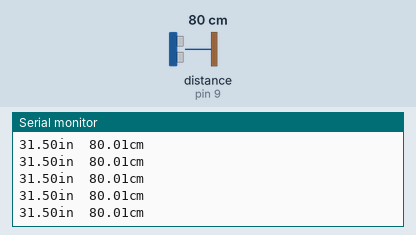
The sketch below on a simulated Arduino Uno, built with avr-gcc and run on an emulated ATmega328P. Parts: the last lines printed to the serial monitor. Wiring (inferred from the names in the program): ultrasonic range finder: trigger pin 8; echo pin 9. The test bench sets the inputs (shaded band); at power-on: distance to the obstacle (sensor on pin 9) 80 cm. The echo pulse lasts 58.3 µs per cm.

Above: at 1.2 s.
1.3 s: distance to the obstacle (sensor on pin 9) set to 60 cm
At 2.1 s:
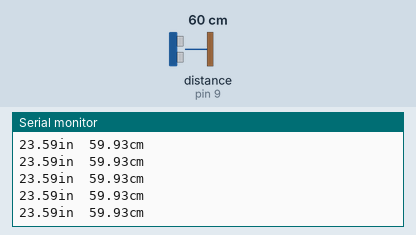
4.3 s: distance to the obstacle (sensor on pin 9) set to 4 cm
At 5.0 s:
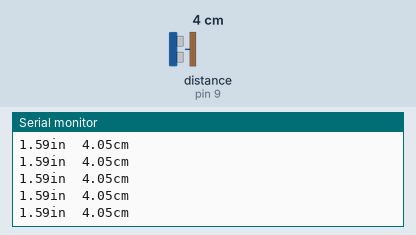
Timing chart, 0 to 7.3 s (numbered marks = the images above; inputs shaded):
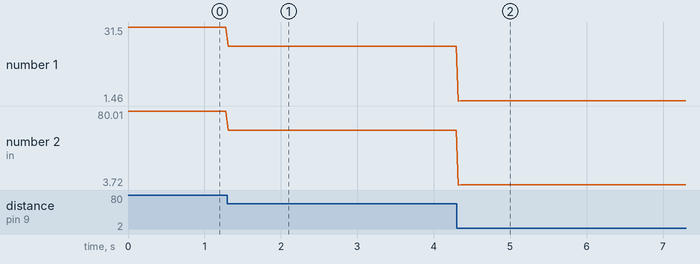

Measured:
- after the input at 1.3 s, the serial monitor: prints a new line at once (image 1)
- after the input at 4.3 s, the serial monitor: prints a new line at once (image 2)
- plotted number 1: 31.5 → 23.59 after the input at 1.3 s, 23.59 → 1.59 after the input at 4.3 s
- plotted number 2: 80.01 → 59.93 after the input at 1.3 s, 59.93 → 4.05 after the input at 4.3 s

The sketch:

2-UltrasonicHighRes.ino
```cpp
const int pingTriger = 8;
const int pingEcho = 9;

void setup() {
  Serial.begin(9600);
  pinMode(pingTriger, OUTPUT);
  pinMode(pingEcho, INPUT);
}

void loop() {

  float cm = calculateDistanceInCentimeters();
  float inches = cm / 2.54;

  Serial.print(inches);
  Serial.print("in\t");
  Serial.print(cm);
  Serial.print("cm");
  Serial.println();

  delay(25);
}


float calculateDistanceInCentimeters()
{
  // The PING))) is triggered by a HIGH pulse of 2 or more microseconds.
  // Give a short LOW pulse beforehand to ensure a clean HIGH pulse:
  digitalWrite(pingTriger, LOW);
  delayMicroseconds(2);
  digitalWrite(pingTriger, HIGH);
  delayMicroseconds(5);
  digitalWrite(pingTriger, LOW);

  long duration = pulseIn(pingEcho, HIGH);

  return microsecondsToCentimeters(duration);;
}

float microsecondsToCentimeters(long microseconds)
{
  // The speed of sound is 340 m/s or 29 microseconds per centimeter.
  // The ping travels out and back, so to find the distance of the
  // object we take half of the distance travelled.
  // See: http://www.parallax.com/dl/docs/prod/acc/28015-PING-v1.3.pdf
  return microseconds * 1.0/ 29.034 / 2;
}
```
